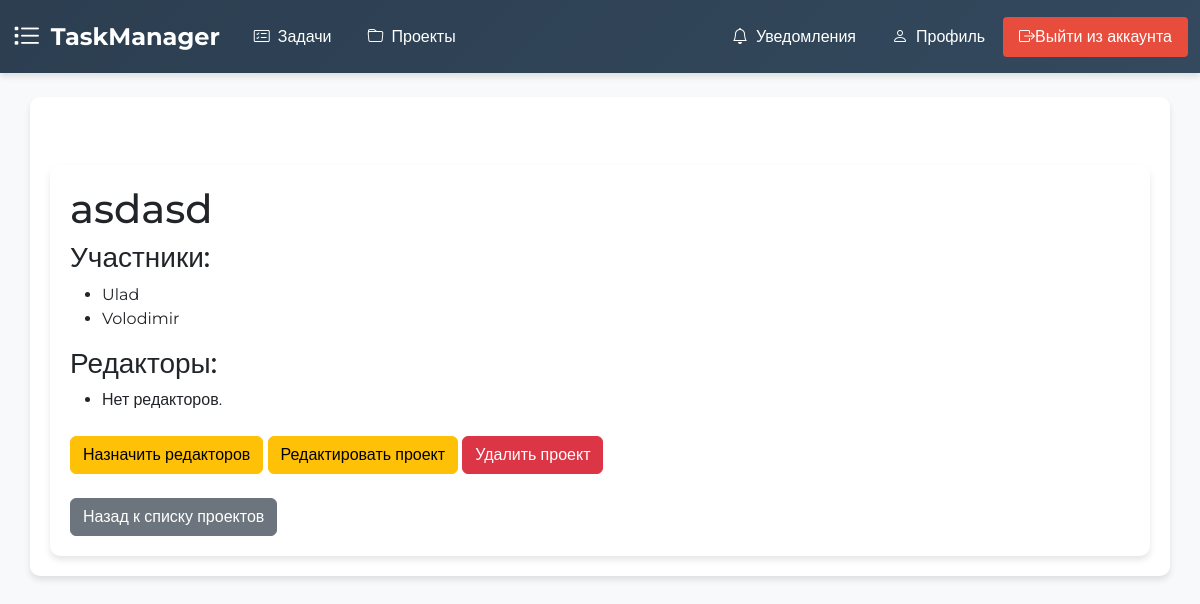
Page /task-manager/project/1/ (signed in) on the committed database.
### taskmanager/models.py (models this page shows, shortened)
class Project(models.Model):
    name = models.CharField(max_length=100)
    created_by = models.ForeignKey(User, on_delete=models.CASCADE, related_name='created_projects')
    users = models.ManyToManyField(User, related_name='projects')
    editors = models.ManyToManyField(User, related_name='editable_projects', blank=True)

### accounts/models.py (models this page shows)
class CustomUser(AbstractUser):
    email = models.EmailField(unique=True)
    notify_new_tasks = models.BooleanField(default=True, verbose_name="Уведомления о новых задачах")
    notify_task_changes = models.BooleanField(default=True, verbose_name="Уведомления об изменениях задач")
    notify_deadlines = models.BooleanField(default=True, verbose_name="Уведомления о дедлайнах")

### taskmanager/views.py (the view)
# urls.py: path('project/<int:project_id>/', project_detail, name='project_detail'),
@login_required
def project_detail(request, project_id):
    project = get_object_or_404(Project, id=project_id)
    if request.user not in project.users.all() and request.user not in project.editors.all():
        raise PermissionDenied("У вас нет доступа к этому проекту.")
    return render(request, 'taskmanager/project_detail.html', {
        'project': project,
    })

### taskmanager/context_processors.py (called while the page is built)
def unread_notifications_count(request):
    if request.user.is_authenticated:
        unread_notifications_count = Notification.objects.filter(users=request.user).exclude(read_by=request.user).count()
        return {'unread_notifications_count': unread_notifications_count}
    return {}

### taskmanager/templates/taskmanager/project_detail.html (shortened to what this page needs)
{% extends "taskmanager/base.html" %}
{% block body %}
<div class="container mt-5">
    <h1>{{ project.name }}</h1>
    <h3>Участники:</h3>
    <ul>
        {% for user in project.users.all %}
            <li>{{ user.username }}</li>
        {% empty %}
            <li>Нет участников.</li>
        {% endfor %}
    </ul>
    <h3>Редакторы:</h3>
    <ul>
        {% for editor in project.editors.all %}
            <li>{{ editor.username }}</li>
        {% empty %}
            <li>Нет редакторов.</li>
        {% endfor %}
    </ul>
    {% if request.user == project.created_by %}
        <div class="mt-4">
            <a href="{% url 'taskmanager:assign_editors' project.id %}" class="btn btn-warning">Назначить редакторов</a>
            <a href="{% url 'taskmanager:edit_project' project.id %}" class="btn btn-warning">Редактировать проект</a>
            <a href="{% url 'taskmanager:delete_project' project.id %}" class="btn btn-danger">Удалить проект</a>
        </div>
    {% endif %}
    <div class="mt-4">
        <a href="{% url 'taskmanager:project_list' %}" class="btn btn-secondary">Назад к списку проектов</a>
    </div>
</div>
{% endblock %}

### taskmanager/templates/taskmanager/base.html (style rules this page uses)
body { font-family: 'Montserrat', sans-serif; background-color: #f8f9fa; }
.container { background-color: white; border-radius: 10px; padding: 20px; margin-top: 20px; box-shadow: 0 4px 6px rgba(0, 0, 0, 0.1); }

### rows in the picture
Project: name "asdasd"
CustomUser: username "Ulad"
CustomUser: username "Volodimir"
